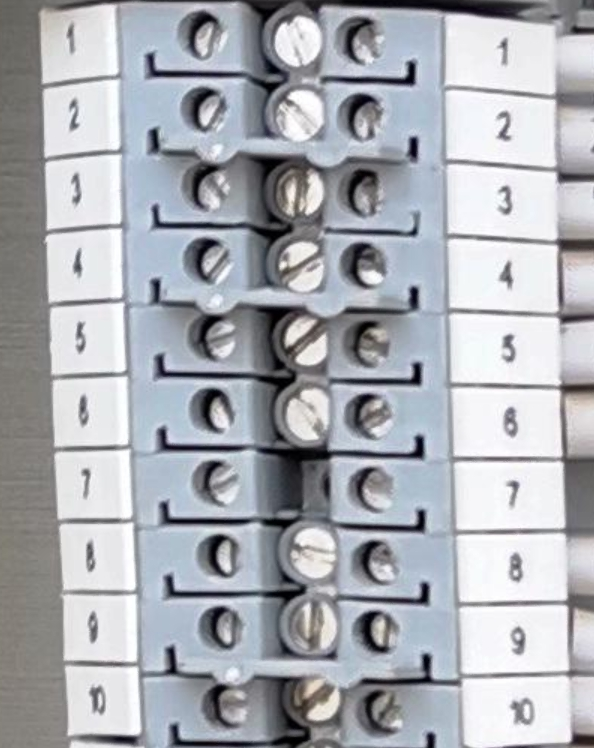
#> input picture terminal_recognize/image/1.jpg, 594 x 748 px, found by its file name
$ python opencv_test.py
#> lines starting #> are read from the running program, lines starting #| are printed output that depends on the picture; after the words box and inside, x2 and y2 are one past the last pixel; in counts of white or black regions, pixels touching at a corner belong together
# -*- coding: utf-8 -*-
"""
Created on Wed Jan 20 11:08:33 2021

@author: LIZHi
"""
import cv2 as cv
from matplotlib import pyplot as plt
import numpy as np
# from mpl_toolkits.mplot3d import Axes3D

img_dir = '../east/test/image/'
result_dir = '../results/cv_results/'

img_name = '1.jpg'

# @param:type:'MEAN', 'GAUSSIAN', 'OTSU', 'CANNY'
def edge_detect(img, out_path, thresh_type, morph_type):
    # bilateral filter去噪
    # blur1 = cv.bilateralFilter(img, 9, 75, 75)
    blur = cv.GaussianBlur(img, (3, 3), 0)
    if thresh_type == 'MEAN':
        edges = cv.adaptiveThreshold(blur, 255, cv.ADAPTIVE_THRESH_MEAN_C, cv.THRESH_BINARY, 9, 2)
    elif thresh_type == 'GAUSSIAN':
        edges = cv.adaptiveThreshold(blur, 255, cv.ADAPTIVE_THRESH_GAUSSIAN_C, cv.THRESH_BINARY, 9, 2)
    elif thresh_type == 'OTSU':
        ret, edges = cv.threshold(blur, 100, 255, cv.THRESH_BINARY + cv.THRESH_OTSU)
        # _, edges = cv.threshold(blur, min(255, int(1.2 * ret)), 255, cv.THRESH_BINARY)
    elif thresh_type == 'CANNY':
        ret, _ = cv.threshold(blur, 100, 255, cv.THRESH_BINARY + cv.THRESH_OTSU)
        # Canny算法中已经包括高斯模糊，所以传入图片为原始图片
        edges = cv.Canny(img, int(0.8 * ret), int(1.8 * ret))
    # edges = cv.Canny(img, 100, 200)
    if True:
        # kernel = np.ones((5, 5), np.uint8)
        kernel = cv.getStructuringElement(cv.MORPH_ELLIPSE, (9, 9))
        if morph_type == 'erosion':
            edges = cv.erode(edges, kernel, iterations = 1)
        elif morph_type == 'dilation':
            edges = cv.dilate(edges, kernel, iterations = 1)
        elif morph_type == 'opening':
            edges = cv.morphologyEx(edges, cv.MORPH_OPEN, kernel)
        elif morph_type == 'closing':
            edges = cv.morphologyEx(edges, cv.MORPH_CLOSE, kernel)
    return edges

def draw_lines(img, lines):
    for line_points in lines:
        cv.line(img,(line_points[0][0],line_points[0][1]),(line_points[0][2],line_points[0][3]),
                 (0,255,0),2,8,0)
    cv.imshow("line_img", img)
    cv.waitKey(0)
    cv.destroyAllWindows()

if __name__ == '__main__':

    img = cv.imread(img_dir + img_name)
#> img is the input picture: shape (748, 594, 3); mean B, G, R 179.3, 173.3, 170.6
    img_copy = img.copy()

    # 转为HLS颜色空间筛选白色
    img_hls = cv.cvtColor(cv.cvtColor(img, cv.COLOR_BGRA2BGR),
                          cv.COLOR_BGR2HLS)
#> img_hls: shape (748, 594, 3); mean of channels 0, 1, 2 101.1, 175, 34.9
    lower_white = np.array([0, 180, 0])
    upper_white = np.array([255, 255, 255])
    mask = cv.inRange(img_hls, lower_white, upper_white)
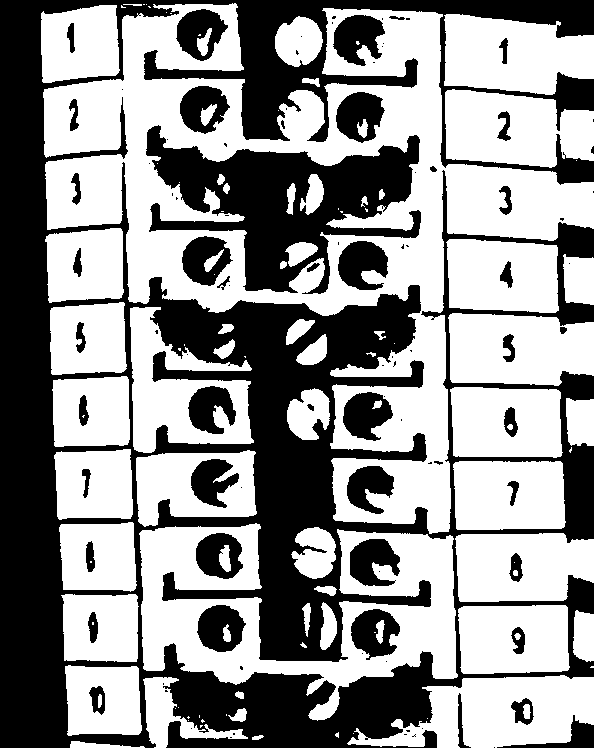
#> mask: shape (748, 594); 57.2% white; 97 black regions (51 under 20 px), largest, box (x1, y1, x2, y2) and area: (0, 0, 594, 748) 141463, (146, 125, 421, 294) 20740, (333, 15, 385, 66) 1742
    img_with_mask = cv.bitwise_and(img, img, mask = mask)
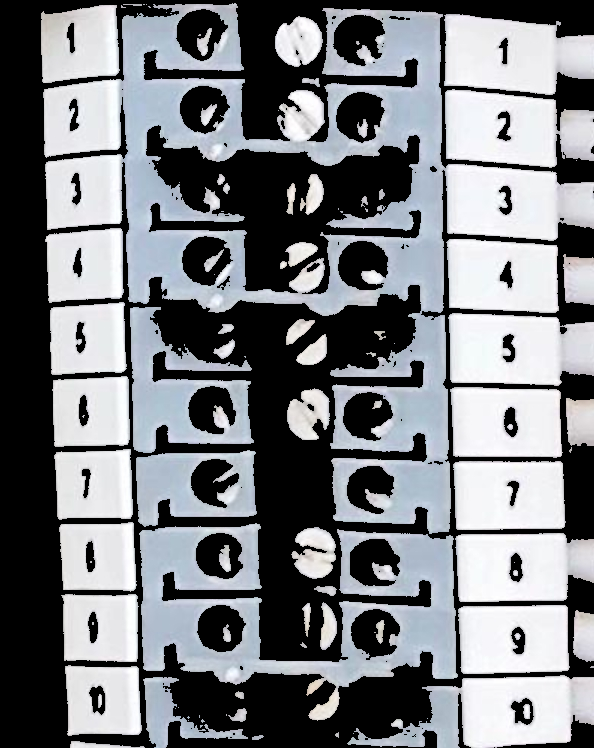
#> img_with_mask: shape (748, 594, 3); mean B, G, R 128.2, 124.1, 121.6
    img_with_mask_gray = cv.cvtColor(img_with_mask, cv.COLOR_BGR2GRAY)

    img = cv.cvtColor(img, cv.COLOR_BGR2GRAY)
#> img: shape (748, 594)
    edges = edge_detect(img, result_dir, 'OTSU', 'opening')
#> in edge_detect, `ret, edges = cv.threshold(blur, 100, 255, cv.THRESH_BINARY + cv.THRESH..`:
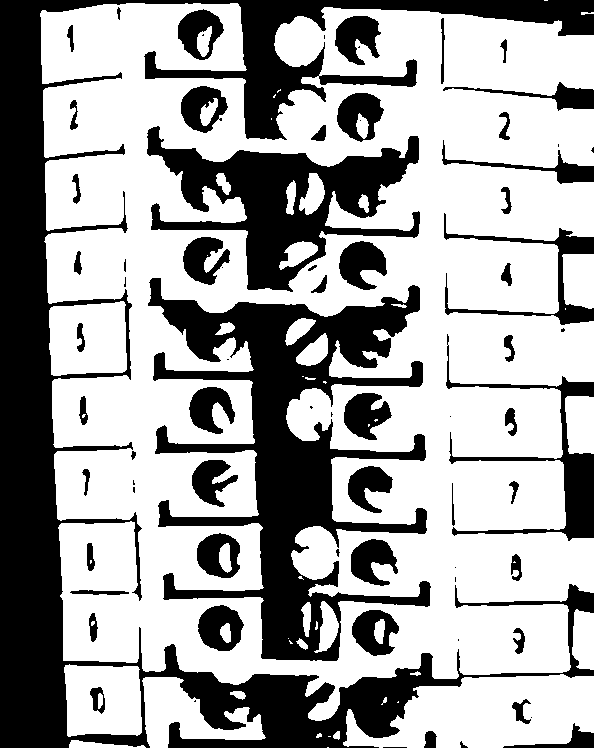
#> edges: shape (748, 594); 63.9% white; 75 black regions (21 under 20 px), largest, box (x1, y1, x2, y2) and area: (0, 0, 594, 748) 73533, (148, 278, 431, 661) 36543, (147, 126, 420, 292) 17215
#> in edge_detect, `ret, edges = cv.threshold(blur, 100, 255, cv.THRESH_BINARY + cv.THRESH..`: ret = 158
#> in edge_detect, `edges = cv.morphologyEx(edges, cv.MORPH_OPEN, kernel)`:
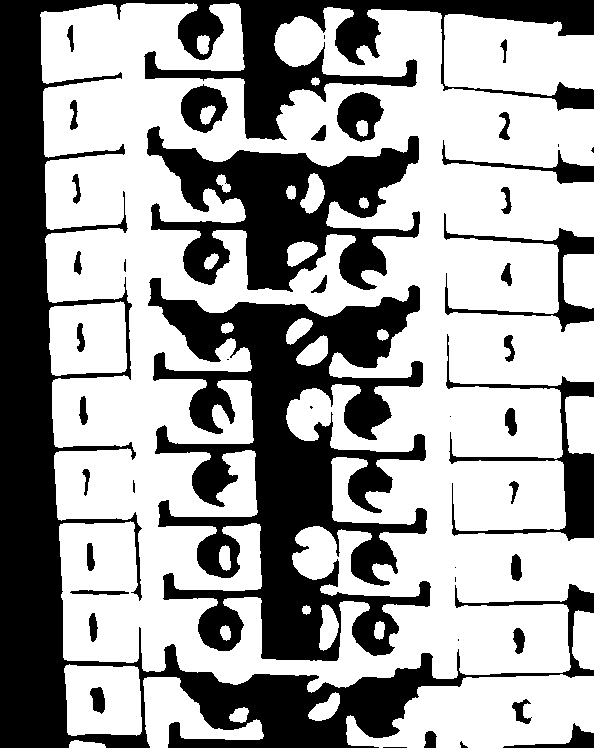
#> edges: shape (748, 594); 62.7% white; 46 black regions (9 under 20 px)
    contours, hierarchy = cv.findContours(edges, cv.RETR_EXTERNAL, cv.CHAIN_APPROX_SIMPLE)
#> contours = 14 contours; largest, box (x1, y1, x2, y2) and area: (40, 3, 594, 693) 309292, (346, 674, 594, 748) 12620, (444, 14, 594, 96) 9850, (49, 301, 127, 376) 5125, (64, 664, 142, 736) 4974
    # contours, hierarchy = cv.findContours(img_with_mask_gray, cv.RETR_EXTERNAL, cv.CHAIN_APPROX_SIMPLE)
    cnt = contours[13]
#> cnt = contour of 1832 points, box (x1, y1, x2, y2) (40, 3, 594, 693), area 309292
    M = cv.moments(cnt)
#> M = moments, m00 309292, centre m10/m00, m01/m00 = (310.8, 357.2)
    print(M)
#> (printed output is left out)
    cv.drawContours(img_copy, [cnt], 0, (0, 255, 0), 2)
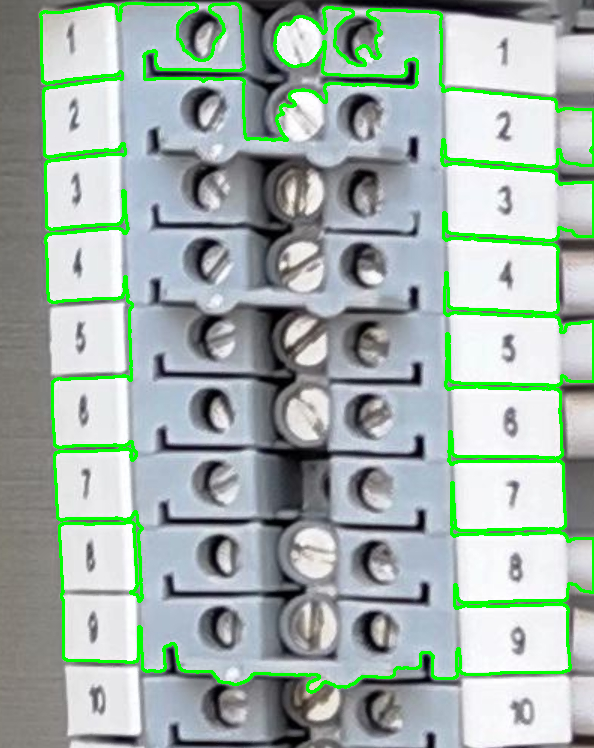
#> img_copy: shape (748, 594, 3); 5.25% of pixels changed, all inside (x1, y1, x2, y2) = (39, 2, 594, 694)
    cv.imshow('edges', edges)
    cv.imshow('contours', img_copy)
    cv.waitKey(0)
    cv.destroyAllWindows()
    # [46 lines of commented-out code are left out]

$ run again, with tools/test.jpg copied over terminal_recognize/image/1.jpg
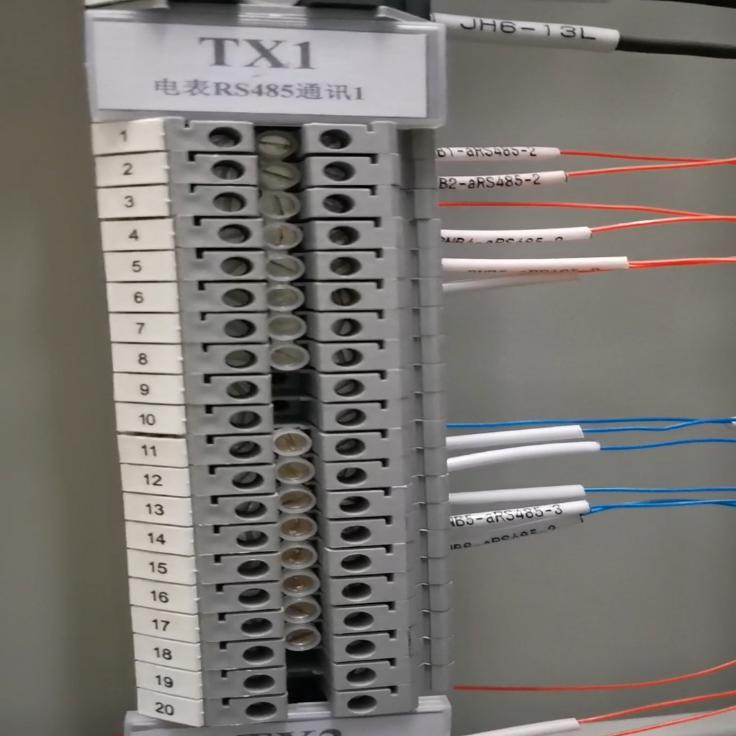
#> input picture tools/test.jpg, 736 x 736 px, found by its file name
#> img is the input picture: shape (736, 736, 3); mean B, G, R 114, 118.3, 122
#> img_hls: shape (736, 736, 3); mean of channels 0, 1, 2 41.8, 118.1, 16.7
#> `mask = cv.inRange(img_hls, lower_white, upper_white)`:
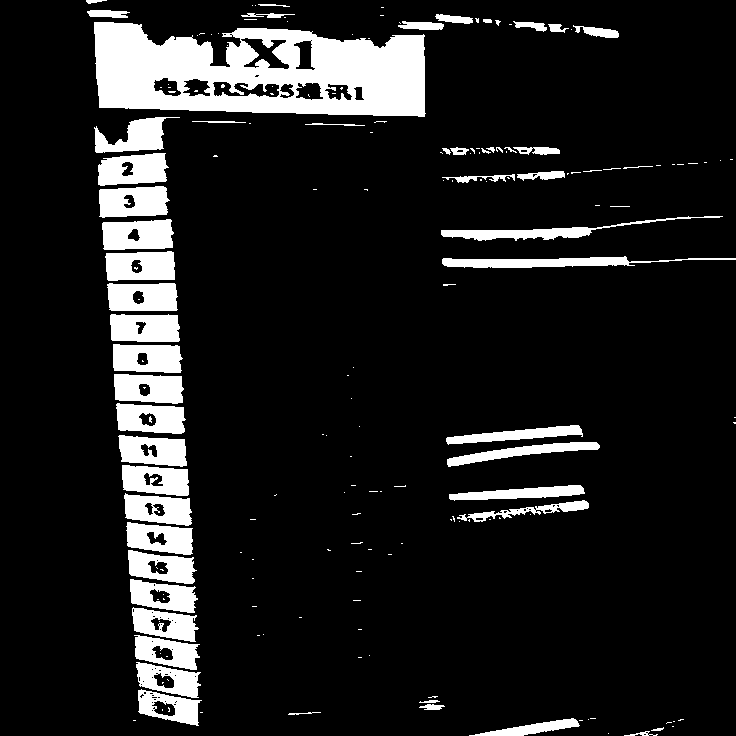
#> mask: shape (736, 736); 12.3% white; 185 white regions (128 under 20 px), largest, box (x1, y1, x2, y2) and area: (94, 22, 426, 117) 22142, (102, 219, 174, 250) 1854, (99, 186, 170, 218) 1839
#> img: shape (736, 736)
#> ret = 143
#> contours = 52 contours; largest, box (x1, y1, x2, y2) and area: (86, 9, 473, 122) 29758, (123, 493, 203, 726) 14062, (104, 251, 179, 312) 3816, (118, 434, 191, 497) 3690, (92, 116, 165, 154) 2172
#> cnt = contour of 57 points, box (x1, y1, x2, y2) (115, 403, 186, 434), area 1817
#> M = moments, m00 1817, centre m10/m00, m01/m00 = (150.1, 418.1)
#> (printed output is left out)
#> `cv.drawContours(img_copy, [cnt], 0, (0, 255, 0), 2)`:
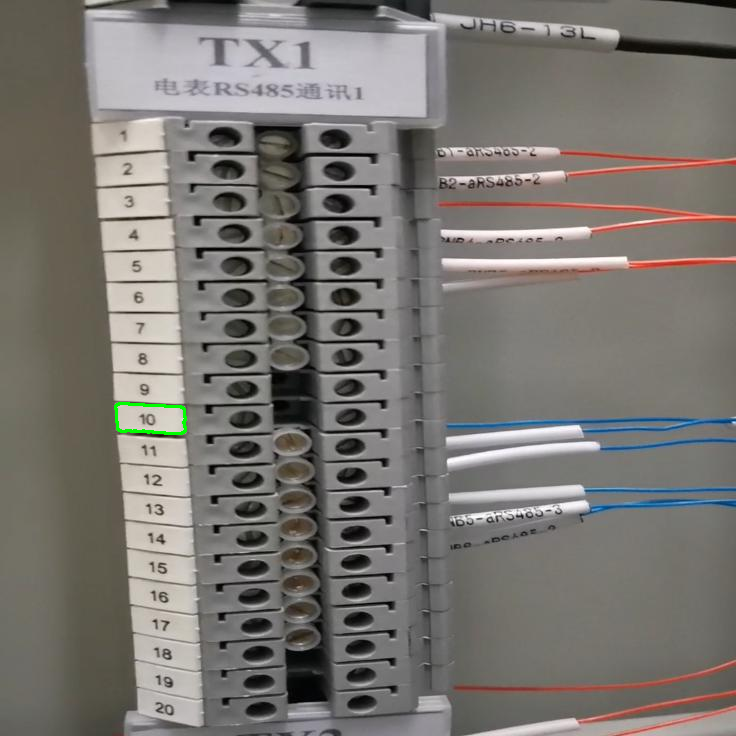
#> img_copy: shape (736, 736, 3); 0.11% of pixels changed, all inside (x1, y1, x2, y2) = (114, 402, 187, 435)

$ run again, with terminal_recognize/image/terminal_18.jpg copied over terminal_recognize/image/1.jpg
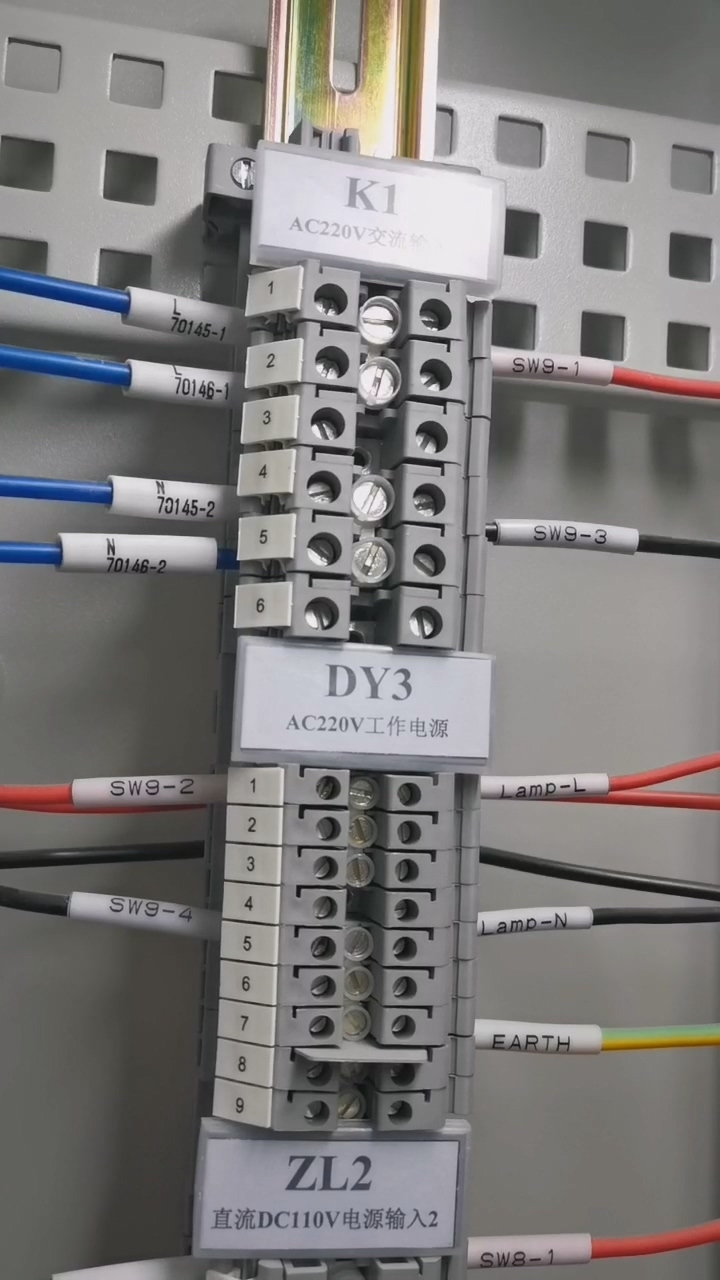
#> input picture terminal_recognize/image/terminal_18.jpg, 720 x 1280 px, found by its file name
#> img is the input picture: shape (1280, 720, 3); mean B, G, R 122.9, 123.5, 125.6
#> img_hls: shape (1280, 720, 3); mean of channels 0, 1, 2 63.9, 124.3, 12.8
#> `mask = cv.inRange(img_hls, lower_white, upper_white)`:
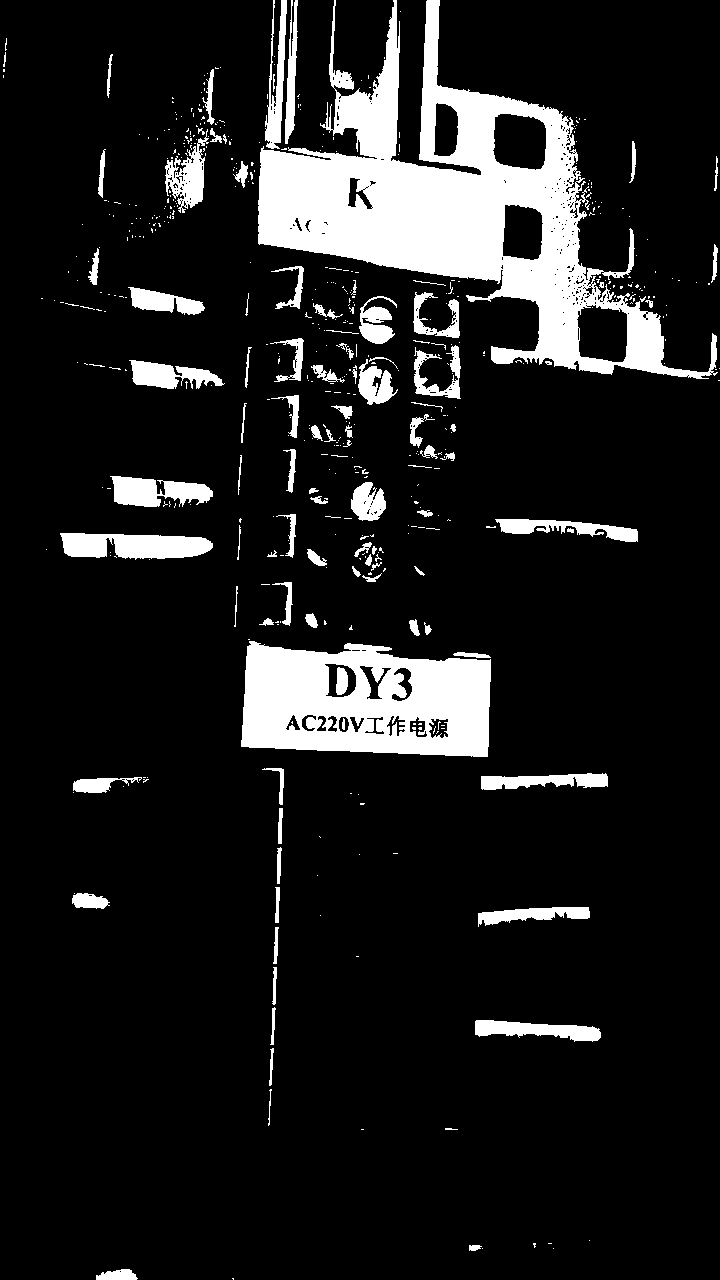
#> mask: shape (1280, 720); 11.9% white; 533 white regions (431 under 20 px), largest, box (x1, y1, x2, y2) and area: (258, 0, 718, 379) 53954, (241, 641, 491, 757) 21873, (60, 533, 213, 560) 3126
#> img: shape (1280, 720)
#> ret = 126
#> contours = 85 contours; largest, box (x1, y1, x2, y2) and area: (0, 0, 720, 416) 186172, (234, 418, 720, 794) 91676, (200, 1139, 458, 1249) 23892, (470, 799, 718, 882) 14516, (237, 447, 387, 583) 13057
#> cnt = contour of 144 points, box (x1, y1, x2, y2) (473, 1015, 720, 1049), area 4156
#> M = moments, m00 4156.5, centre m10/m00, m01/m00 = (590.6, 1032.3)
#> (printed output is left out)
#> `cv.drawContours(img_copy, [cnt], 0, (0, 255, 0), 2)`:
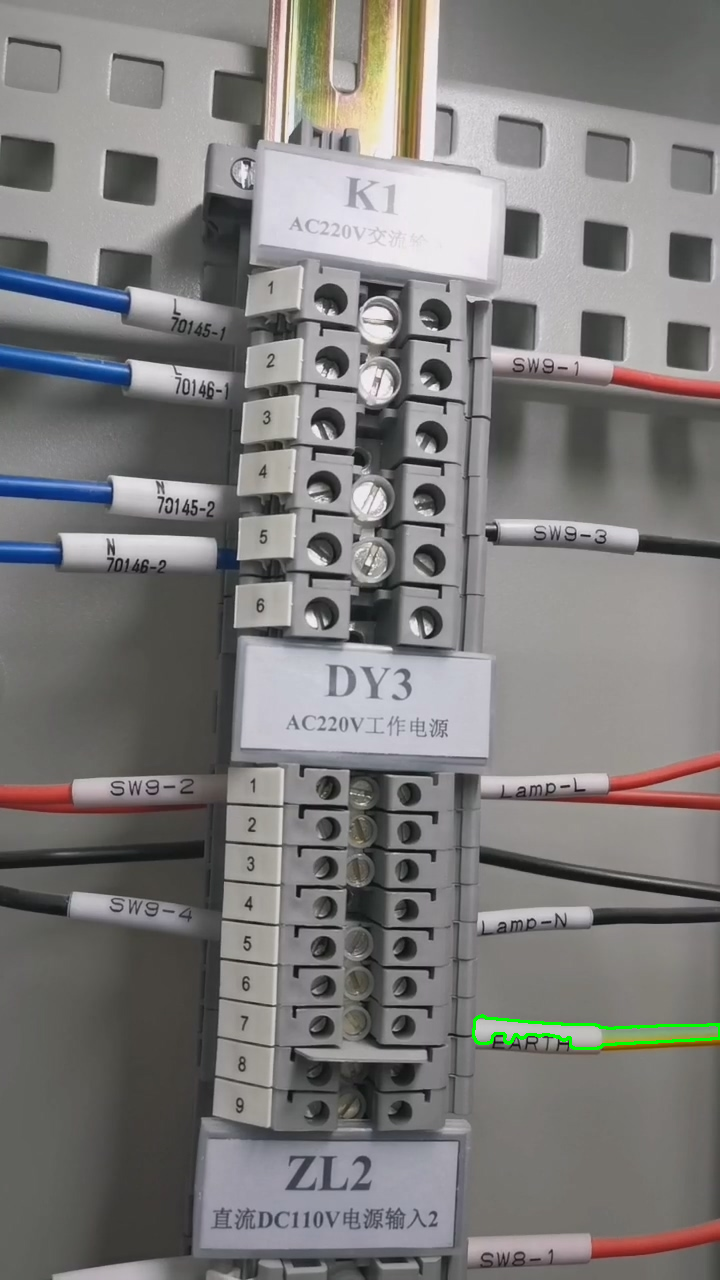
#> img_copy: shape (1280, 720, 3); 0.19% of pixels changed, all inside (x1, y1, x2, y2) = (472, 1014, 720, 1050)
